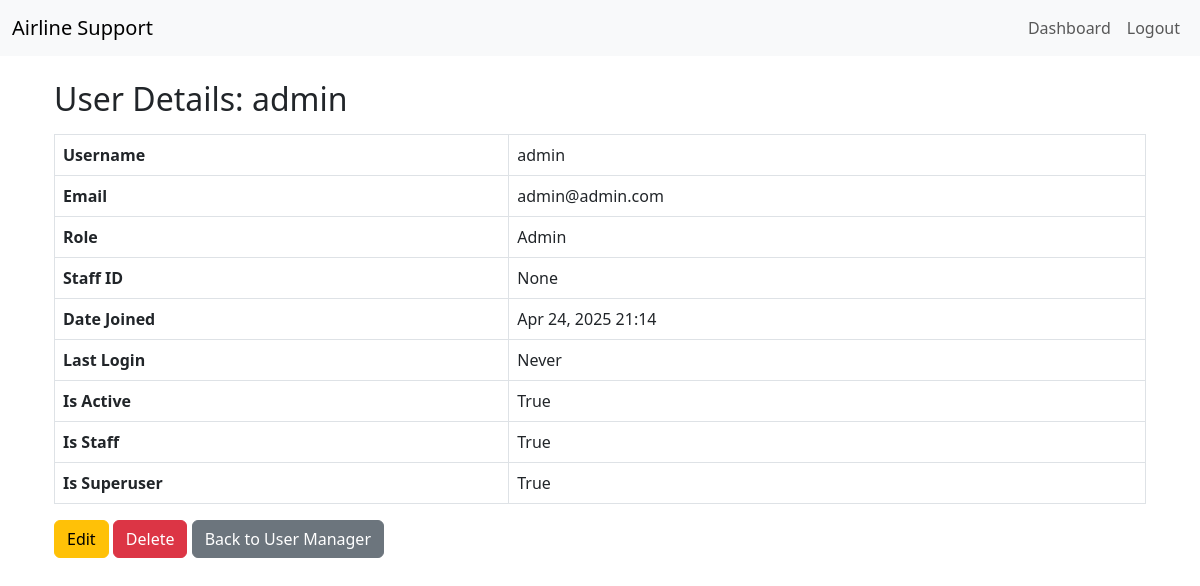
Page /user/1/ (signed in) on the committed database.
### AirlineCustomerSupport/models.py (models this page shows, shortened)
class CustomUser(AbstractUser):
    ROLE_CHOICES = [
        ('customer', 'Customer'),
        ('support', 'Support Agent'),
        ('admin', 'System Admin'),
    ]
    role = models.CharField(max_length=10, choices=ROLE_CHOICES, default='customer')
    staff_id = models.CharField(max_length=6, blank=True, null=True)  # for agents only

### AirlineCustomerSupport/views.py (the view)
# urls.py: path('user/<int:user_id>/', views.view_user, name='view_user'),
@login_required
@staff_member_required
def view_user(request, user_id):
    user = get_object_or_404(CustomUser, id=user_id)
    return render(request, 'AirlineCustomerSupport/view_user.html', {'user': user})

### AirlineCustomerSupport/templates/AirlineCustomerSupport/view_user.html (shortened to what this page needs)
{% extends 'AirlineCustomerSupport/base.html' %}
{% block content %}
<div class="container mt-4">
    <h2>User Details: {{ user.username }}</h2>
    <table class="table table-bordered mt-3">
        <tr>
            <th>Username</th>
            <td>{{ user.username }}</td>
        </tr>
        <tr>
            <th>Email</th>
            <td>{{ user.email }}</td>
        </tr>
        <tr>
            <th>Role</th>
            <td>{{ user.role|capfirst }}</td>
        </tr>
        <tr>
            <th>Staff ID</th>
            <td>{{ user.staff_id }}</td>
        </tr>
        <tr>
            <th>Date Joined</th>
            <td>{{ user.date_joined|date:"M d, Y H:i" }}</td>
        </tr>
        <tr>
            <th>Last Login</th>
            <td>{{ user.last_login|default:"Never" }}</td>
        </tr>
        <tr>
            <th>Is Active</th>
            <td>{{ user.is_active }}</td>
        </tr>
        <tr>
            <th>Is Staff</th>
            <td>{{ user.is_staff }}</td>
        </tr>
        <tr>
            <th>Is Superuser</th>
            <td>{{ user.is_superuser }}</td>
        </tr>
    </table>
    <a href="{% url 'edit_user' user.id %}" class="btn btn-warning">Edit</a>
    <a href="{% url 'delete_user' user.id %}" class="btn btn-danger">Delete</a>
    <a href="{% url 'user_manager' %}" class="btn btn-secondary">Back to User Manager</a>
</div>
{% endblock %}

### rows in the picture
CustomUser: username "admin", email "admin@admin.com", role "Admin", staff_id "None", date_joined "Apr 24, 2025 21:14", last_login "Never", is_active "True", is_staff "True", is_superuser "True"
